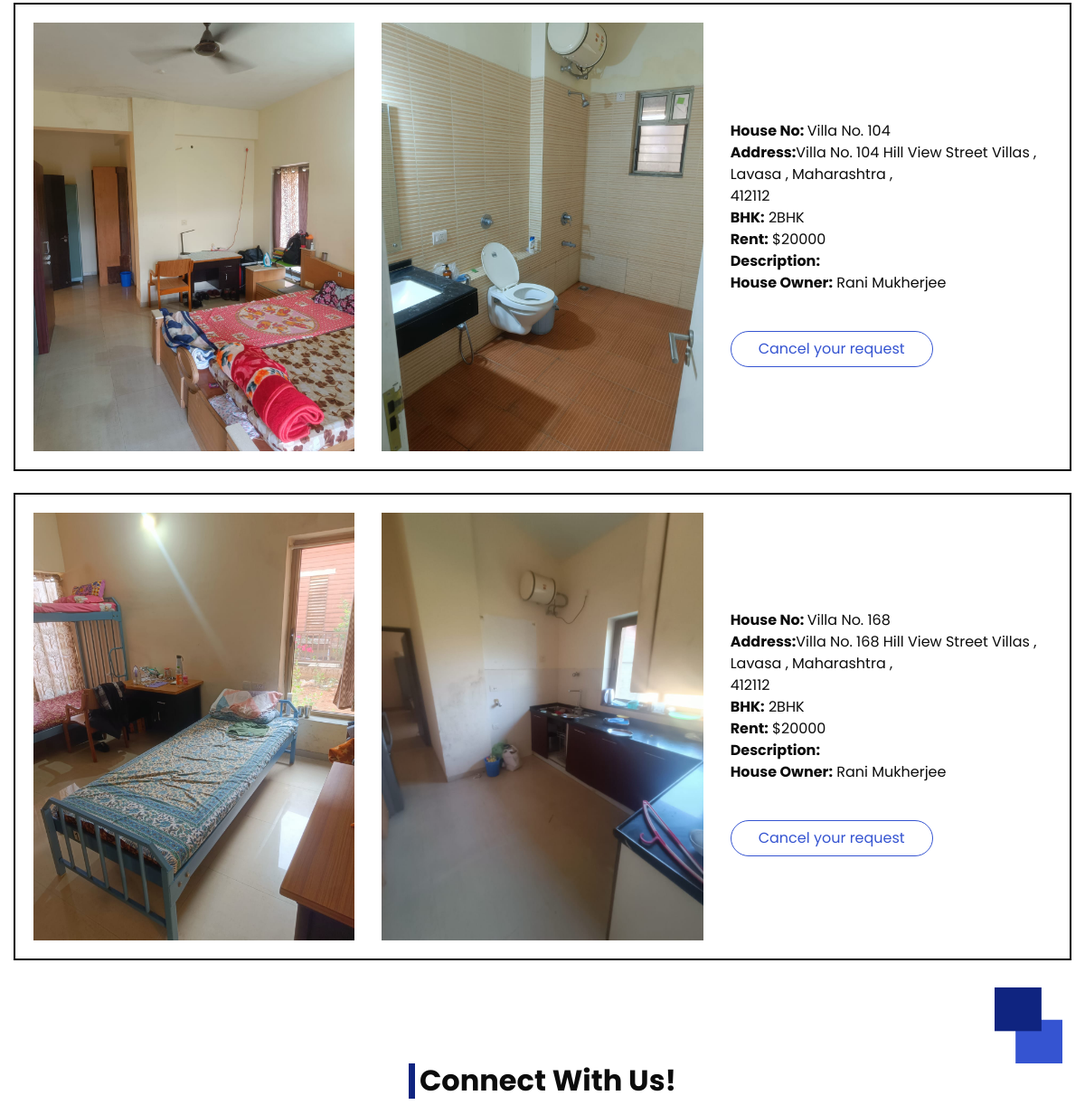
Page /redirect_page/10/3 (middle part) on the earlier database version.
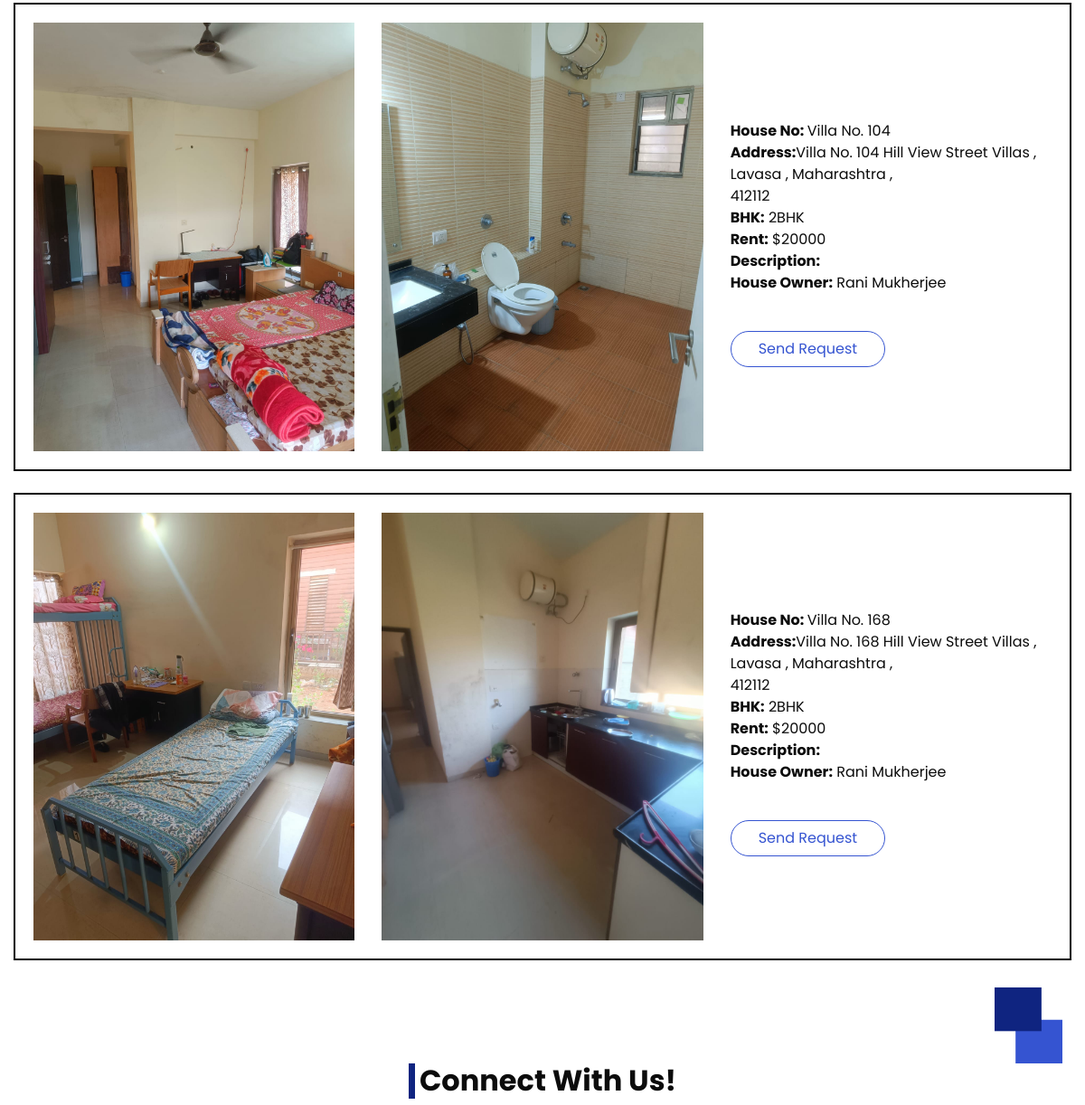
Same page on the later database version.
### cadmin/models.py (models this page shows)
class House(models.Model):
    hs_owner = models.ForeignKey(User, on_delete=models.CASCADE, default=1)
    street = models.ForeignKey(Streets, on_delete=models.CASCADE)
    current_user = models.ForeignKey(User, on_delete=models.CASCADE, null=True, blank=True, related_name="current_user")
    hs_number = models.CharField(max_length=50, default="Not specified")
    hs_city = models.CharField(max_length=50, default="Lavasa")
    hs_state = models.CharField(max_length=50, default="Maharastra")
    hs_country = models.CharField(max_length=50, default="India")
    hs_pin = models.BigIntegerField(default="412112")
    hs_bhk = models.CharField(max_length=6, default="Not specified")
    hs_rent = models.BigIntegerField(default="0")
    hs_desc = models.TextField(default="Not specified")
    hs_image_1 = models.ImageField(upload_to="House_Images", null=True, blank=True)
    hs_image_2 = models.ImageField(upload_to="House_Images", null=True, blank=True)
    hs_status = models.BooleanField(default=True)

class Streets(models.Model):
    Street_name = models.CharField(max_length=100)
    Street_address = models.CharField(max_length=255)
    Street_status = models.BooleanField(default=True)
    Street_image = models.ImageField(upload_to="Streets")

### Users/models.py (models this page shows)
class User_Req(models.Model):
    student = models.ForeignKey(User, on_delete=models.CASCADE)
    h_id = models.ForeignKey(House, on_delete=models.CASCADE, null=True, blank=True)
    req_type = models.IntegerField(default=0)
    req_accept_staff = models.ForeignKey(User, related_name='accept_staff_requests', on_delete=models.CASCADE, null=True, blank=True)
    req_status = models.BooleanField(default=1)

### Users/views.py (the view)
# urls.py: path('redirect_page/<int:street_id>/<int:user_id>', views.redirect_page, name="redirect_page"),
def redirect_page(request, street_id, user_id):
    street = Streets.objects.get(id=street_id)
    house = House.objects.filter(street=street_id, hs_status=True)
    user_req = User_Req.objects.filter(student=user_id)
    return render(request, 'Users/main/redirect.html', {'house': house, 'street': street, 'user_req': user_req})

### templates/Users/main/redirect.html (shortened to what this page needs)
{% extends 'bases/userbase.html' %}
{% load static %}
{% block content %}
<section class="about_section layout_padding-bottom" style = "padding-top: 20px;">
    <div class="detail-box">
    <div class="square-box">
      <img src="{% static 'users/images/square.png' %}" alt="">
    </div>
    {% if house %}
        {% for i in house %}
    <div class="container" id="about" style = "border: 2px solid #000; padding: 20px; margin-top: 2%; margin-bottom: 2%;">
      <div class="row">
        <div class="col-md-4">
            <img src="{{ i.hs_image_1.url }}" alt="" style="height:100%; width:100%;">
        </div>
        <div class="col-md-4">
              <img src="{{ i.hs_image_2.url }}" alt="" style="height:100%; width:100%;">
          </div>
        <div class="col-md-4">
          <div class="detail-box">
            <p>
             <b>House No: </b>{{ i.hs_number }}<br>
             <b>Address:</b>{{ i.hs_number }} {{ i.street.Street_name }} , {{ i.hs_city }} , {{ i.hs_state }} , <br> {{ i.hs_pin }}<br>
             <b>BHK:</b> {{ i.hs_bhk }}<br>
             <b>Rent:</b> ${{ i.hs_rent }}<br>
                <b>Description:</b> {{ i.hs_desc|safe }}<br>
                 <b>House Owner:</b> {{ i.hs_owner.first_name }} {{ i.hs_owner.last_name }}<br>
            </p>
              {% if user_req %}
                  {% for i in user_req %}
              <a href="{% url 'delete_request' req_id=i.id %}" onclick="alert('Are you sure you want to cancel the request?')" class="">
                  Cancel your request
            </a>
                  {% endfor %}
              {% else %}
            <a href="{% url 'user_request' user_id=request.user.id h_id=i.id %}" onclick="alert('Are you sure you want to send a request?')" class="">
              Send Request
            </a>
              {% endif %}
          </div>
        </div>
      </div>
      </div>
        {% endfor %}
    {% else %}
        <div class="container" id="about" style = "border: 2px solid #000; padding: 20px; margin-top: 2%; margin-bottom: 2%;">
            <center><h1>No house to display!</h1></center>
        </div>
    {% endif %}
    </div>
  </section>
{% endblock content %}

Differences in the rows shown:
changed House "Villa No. 104": now shows "Send Request"
shown differently, row unchanged: House "Villa No. 168": now shows "Send Request"
